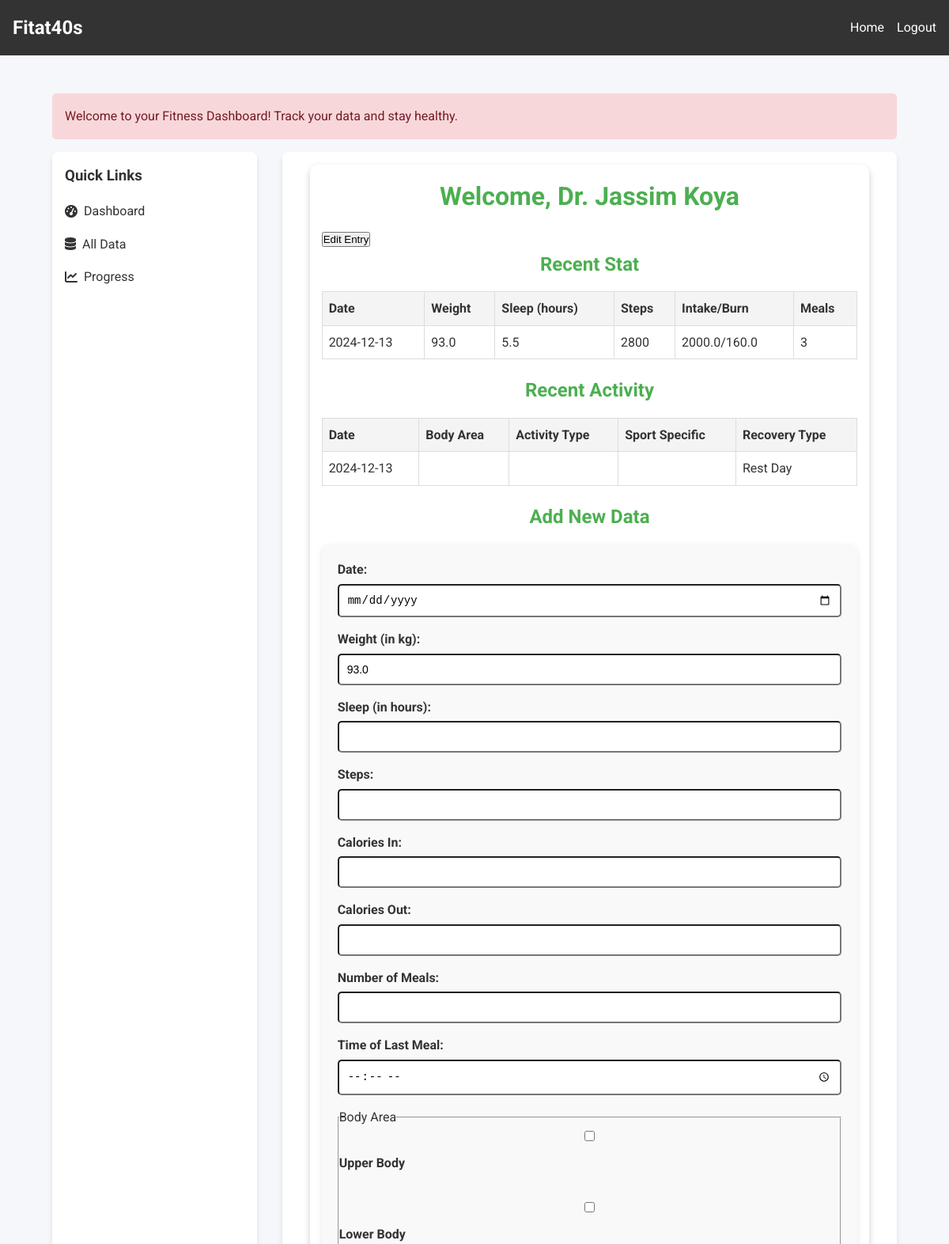
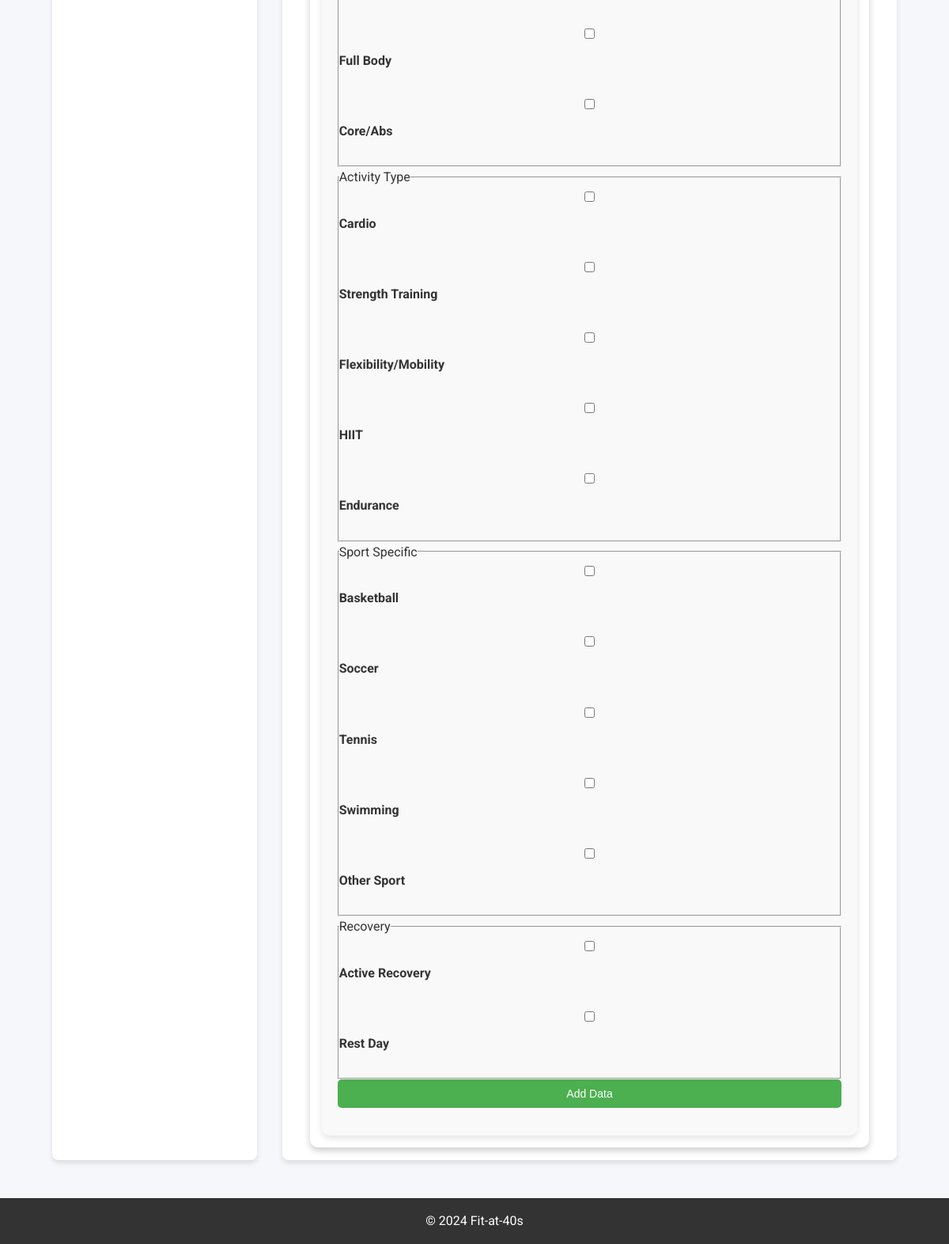
Page /dashboard (signed in) on the committed database (2 pictures, top to bottom).
### webapp/routes.py (models this page shows)
class User(UserMixin, db.Model):
    id = db.Column(db.Integer, primary_key=True)
    name = db.Column(db.String(150), nullable=False)
    dob = db.Column(db.Date, nullable=False)
    height = db.Column(db.Integer, nullable=False)
    weight = db.Column(db.Float, nullable=False)
    nickname = db.Column(db.String(100), nullable=False)
    diet_type = db.Column(db.String(50), nullable=False)
    password = db.Column(db.String(150), nullable=False)
    email = db.Column(db.String(150), nullable=False, unique=True)

class UserData(db.Model):
    id = db.Column(db.Integer, primary_key=True)
    user_id = db.Column(db.Integer, db.ForeignKey('user.id'))
    date = db.Column(db.Date, nullable=False)
    weight = db.Column(db.Float, nullable=False)
    sleep = db.Column(db.Float, nullable=False)
    steps = db.Column(db.Integer, nullable=False)
    calories_in = db.Column(db.Float, nullable=False)
    calories_out = db.Column(db.Float, nullable=False)
    number_of_meals = db.Column(db.Integer, nullable=False)
    time_of_last_meal = db.Column(db.Time, nullable=False)
    created_at = db.Column(db.DateTime, nullable=False, default=datetime.now(uae))
    updated_at = db.Column(db.DateTime, nullable=False, default=datetime.now(uae), onupdate=datetime.now(uae))

class TrainingActivity(db.Model):
    id = db.Column(db.Integer, primary_key=True)
    user_id = db.Column(db.Integer, db.ForeignKey('user.id'))
    date = db.Column(db.Date, nullable=False)
    body_area = db.Column(db.Text, nullable=True)
    activity_type = db.Column(db.Text, nullable=True)
    sport_specific = db.Column(db.Text, nullable=True)
    recovery_type = db.Column(db.Text, nullable=True)
    created_at = db.Column(db.DateTime, nullable=False, default=datetime.now(uae))
    updated_at = db.Column(db.DateTime, nullable=False, default=datetime.now(uae), onupdate=datetime.now(uae))

### webapp/routes.py (the view, shortened to what this page needs)
@app.route('/dashboard', methods=['GET', 'POST'])
@login_required
def dashboard():
    latest_user_data = UserData.query.filter_by(user_id=current_user.id).order_by(UserData.date.desc()).first()
    latest_training_activity = TrainingActivity.query.filter_by(user_id=current_user.id).order_by(TrainingActivity.date.desc()).first()
    last_entry = latest_user_data if latest_user_data else None
    return render_template('dashboard.html', last_entry=last_entry,user_data=latest_user_data, training_activity=latest_training_activity)

### webapp/routes.py (called while the page is built)
@login_manager.user_loader
def load_user(user_id):
    return User.query.get(int(user_id))

### webapp/templates/dashboard.html (shortened to what this page needs)
{% extends "base.html" %}
{% block content %}
<div class="dashboard-container">
    <h1>Welcome, {{ current_user.name }}</h1>
    {% if last_entry %}
    <button id="edit-last-entry-btn">Edit Entry</button>
    {% else %}
    <p>No entries available to edit.</p>
    {% endif %}
    <h2>Recent Stat</h2>
    <table class="dashboard-table">
        <thead>
            <tr>
                <th>Date</th>
                <th>Weight</th>
                <th>Sleep (hours)</th>
                <th>Steps</th>
                <th>Intake/Burn</th>
                <th>Meals</th>
            </tr>
        </thead>
        <tbody>
            <tr>
                <td>{{ user_data.date }}</td>
                <td>{{ user_data.weight }}</td>
                <td>{{ user_data.sleep }}</td>
                <td>{{ user_data.steps }}</td>
                <td>{{ user_data.calories_in }}/{{ user_data.calories_out }}</td>
                <td>{{ user_data.number_of_meals }}</td>
            </tr>
        </tbody>
    </table>
    <h2>Recent Activity</h2>
    <table class="dashboard-table">
        <thead>
            <tr>
                <th>Date</th>
                <th>Body Area</th>
                <th>Activity Type</th>
                <th>Sport Specific</th>
                <th>Recovery Type</th>
            </tr>
        </thead>
        <tbody>
            <tr>
                <td>{{ training_activity.date }}</td>
                <td>{{ training_activity.body_area }}</td>
                <td>{{ training_activity.activity_type }}</td>
                <td>{{ training_activity.sport_specific }}</td>
                <td>{{ training_activity.recovery_type }}</td>
            </tr>
        </tbody>
    </table>
    <h2>Add New Data</h2>
    <form action="/dashboard" method="post" class="form-container">
        <label for="date">Date:</label>
        <input type="date" id="date" name="date" required><br>
        <label for="weight">Weight (in kg):</label>
        <input type="number" id="weight" name="weight" step="0.1" value={{user_data.weight}} required><br>
        <label for="sleep">Sleep (in hours):</label>
        <input type="number" id="sleep" name="sleep" step="0.1" required><br>
        <label for="steps">Steps:</label>
        <input type="number" id="steps" name="steps" required><br>
        <label for="calories_in">Calories In:</label>
        <input type="number" id="calories_in" name="calories_in" step="1" required><br>
        <label for="calories_out">Calories Out:</label>
        <input type="number" id="calories_out" name="calories_out" step="1" required><br>
        <label for="number_of_meals">Number of Meals:</label>
        <input type="number" id="number_of_meals" name="number_of_meals" min="1" max="5" required><br>
        <label for="time_of_last_meal">Time of Last Meal:</label>
        <input type="time" id="time_of_last_meal" name="time_of_last_meal" required><br>
        <fieldset>
            <legend>Body Area</legend>
            <label><input type="checkbox" name="body_area" value="Upper Body"> Upper Body</label><br>
            <label><input type="checkbox" name="body_area" value="Lower Body"> Lower Body</label><br>
            <label><input type="checkbox" name="body_area" value="Full Body"> Full Body</label><br>
            <label><input type="checkbox" name="body_area" value="Core/Abs"> Core/Abs</label><br>
        </fieldset>
        <fieldset>
            <legend>Activity Type</legend>
            <label><input type="checkbox" name="activity_type" value="Cardio"> Cardio</label><br>
            <label><input type="checkbox" name="activity_type" value="Strength Training"> Strength Training</label><br>
            <label><input type="checkbox" name="activity_type" value="Flexibility/Mobility"> Flexibility/Mobility</label><br>
            <label><input type="checkbox" name="activity_type" value="HIIT"> HIIT</label><br>
            <label><input type="checkbox" name="activity_type" value="Endurance"> Endurance</label><br>
        </fieldset>
        <fieldset>
            <legend>Sport Specific</legend>
            <label><input type="checkbox" name="sport_specific" value="Basketball"> Basketball</label><br>
            <label><input type="checkbox" name="sport_specific" value="Soccer"> Soccer</label><br>
            <label><input type="checkbox" name="sport_specific" value="Tennis"> Tennis</label><br>
            <label><input type="checkbox" name="sport_specific" value="Swimming"> Swimming</label><br>
            <label><input type="checkbox" name="sport_specific" value="Other Sport"> Other Sport</label><br>
        </fieldset>
        <fieldset>
            <legend>Recovery</legend>
            <label><input type="checkbox" name="recovery" value="Active Recovery"> Active Recovery</label><br>
            <label><input type="checkbox" name="recovery" value="Rest Day"> Rest Day</label><br>
        </fieldset>
        <button type="submit">Add Data</button>
    </form>
</div>
{% endblock %}

### webapp/templates/base.html (style rules this page uses)
* { margin: 0; padding: 0; box-sizing: border-box; }
body { font-family: 'Roboto', sans-serif; background: #f5f7fa; color: #333; line-height: 1.6; }

### webapp/templates/dashboard.html (style rules this page uses)
.dashboard-container { max-width: 95%; margin: auto; background: #ffffff; padding: 15px; border-radius: 10px; box-shadow: 0 4px 8px rgba(0, 0, 0, 0.2); }
.dashboard-container h1, .dashboard-container h2 { text-align: center; margin-bottom: 15px; color: #4CAF50; }
.dashboard-table { width: 100%; border-collapse: collapse; margin-bottom: 20px; }
.dashboard-table th, .dashboard-table td { text-align: left; padding: 8px; border: 1px solid #ddd; }
.dashboard-table th { background-color: #f4f4f4; color: #333; }
.form-container { background: #f9f9f9; padding: 20px; border-radius: 10px; box-shadow: 0 4px 8px rgba(0, 0, 0, 0.1); }
.form-container label { display: block; margin-bottom: 5px; font-weight: bold; }
.form-container input, .form-container select, .form-container button { width: 100%; margin-bottom: 15px; padding: 10px; border-radius: 5px; font-size: 14px; }
.form-container button { background: #4CAF50; color: white; border: none; cursor: pointer; }

### rows in the picture
User: name "Dr. Jassim Koya"
UserData: date "2024-12-13", weight "93.0", sleep "5.5", steps "2800", calories_in "2000.0", calories_out "160.0", number_of_meals "3"
TrainingActivity: date "2024-12-13", recovery_type "Rest Day"
